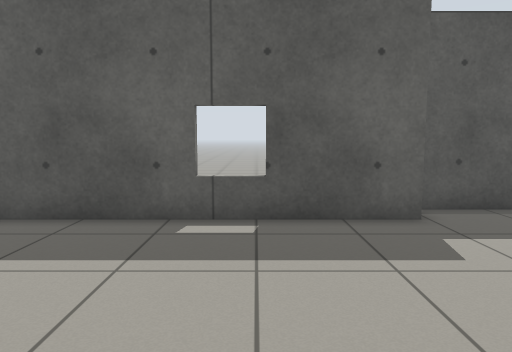
[1] (above)

24 first-person views from a walk through a Gazebo world. The camera is 0.94 m above the floor, tilts 6° down and sees 70° across. The floor is counted in squares, 0.5 m on a side. Each view is taken from the middle of a square. On the plan, view 1 faces up. The plan holds only what a view shows up to about 18 squares ahead; the rest is blank.

[2]
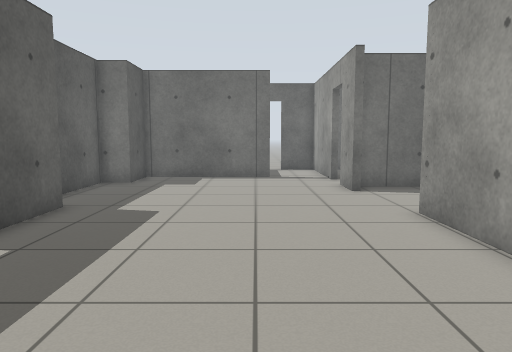

[3]
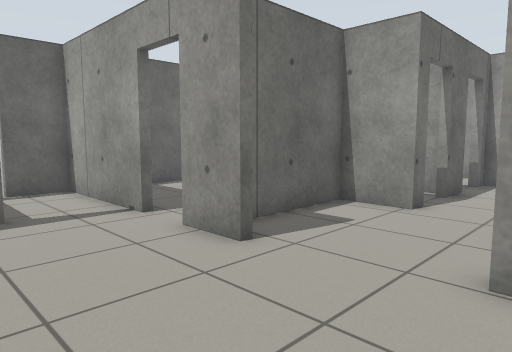

[4]
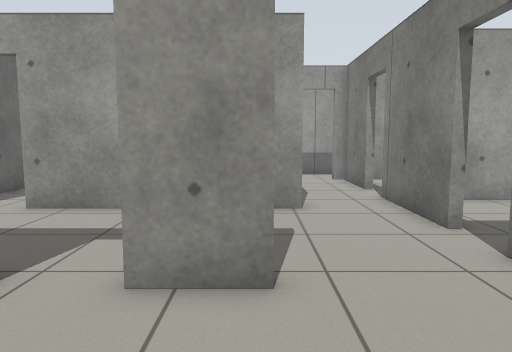

[5]
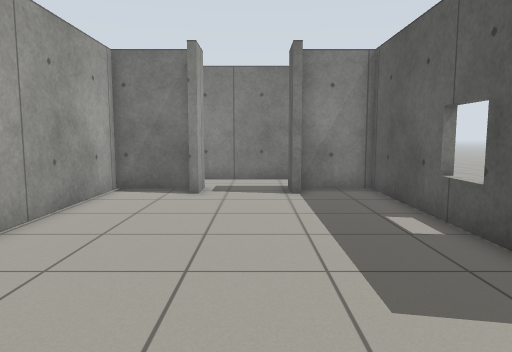

[6]
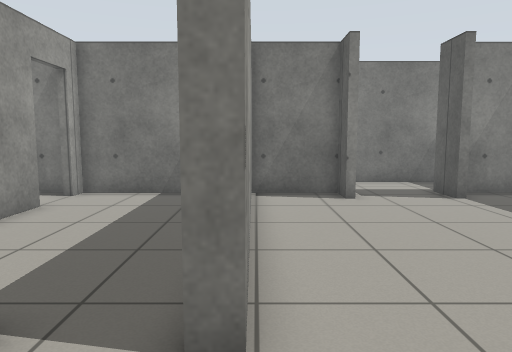

[7]
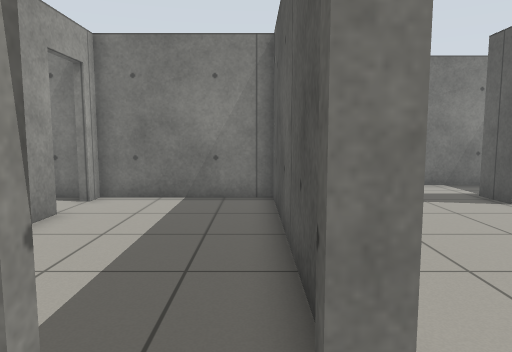

[8]
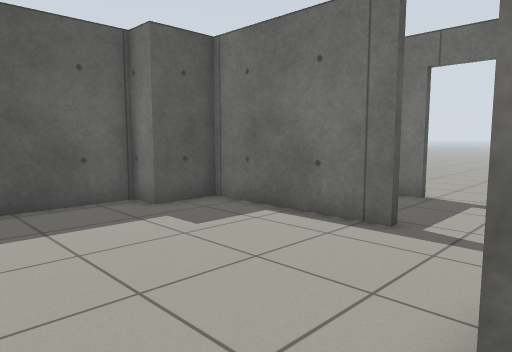

[9]
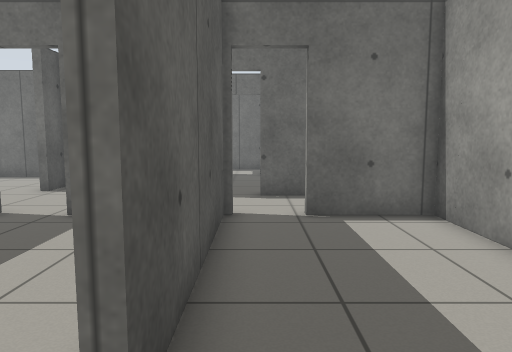

[10]
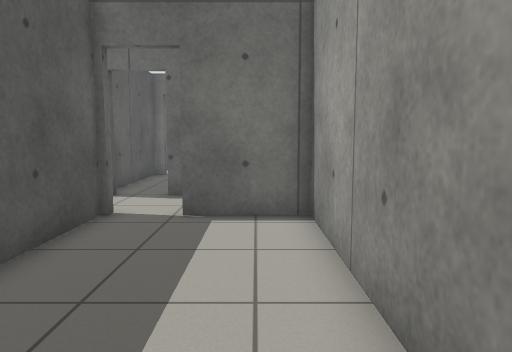

[11]
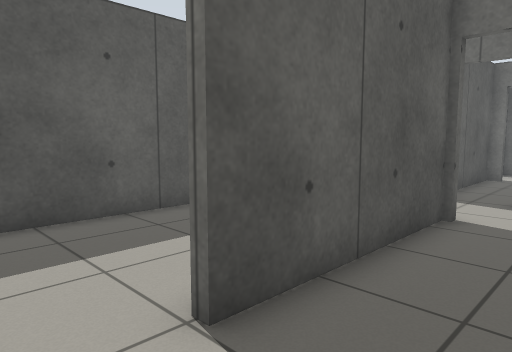

[12]
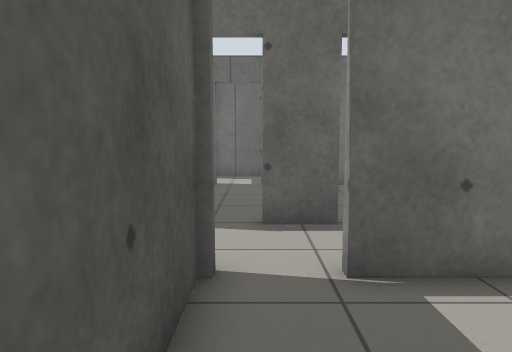

[13]
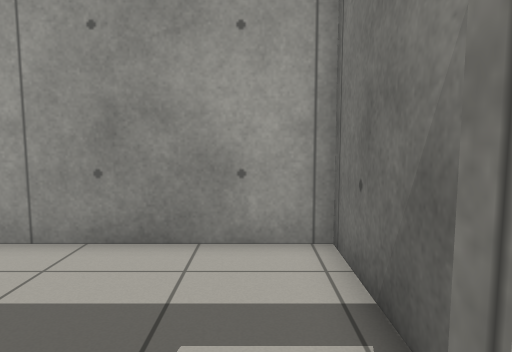

[14]
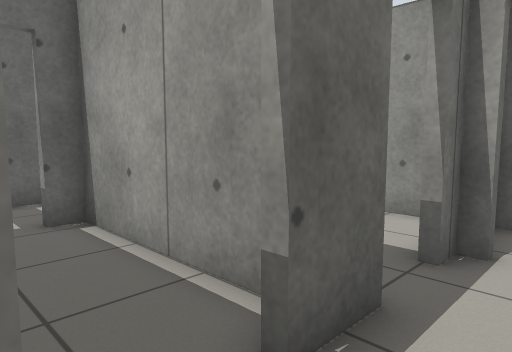

[15]
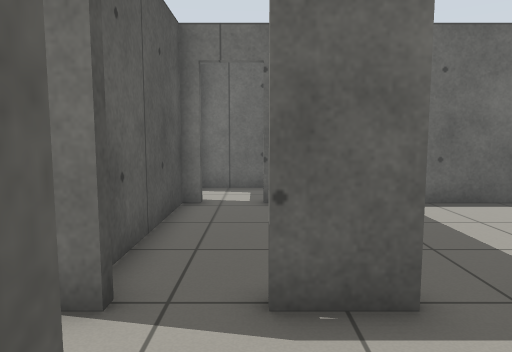

[16]
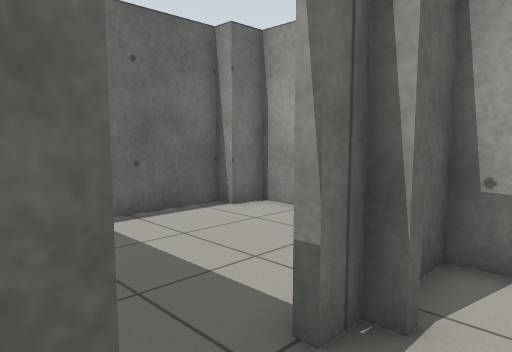

[17]
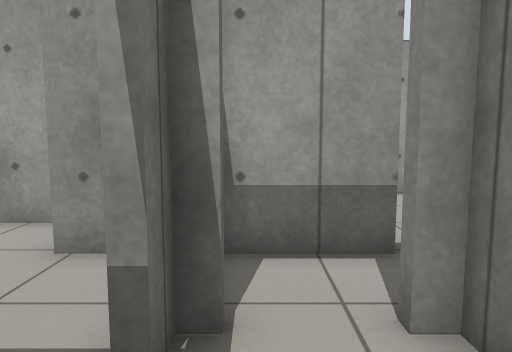

[18]
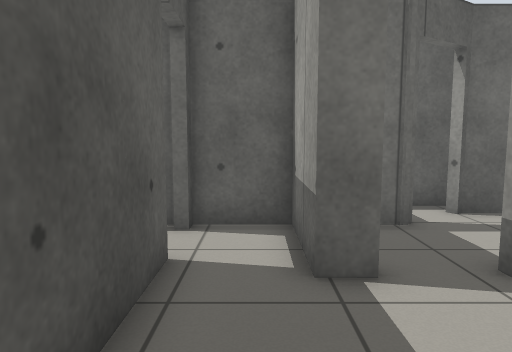

[19]
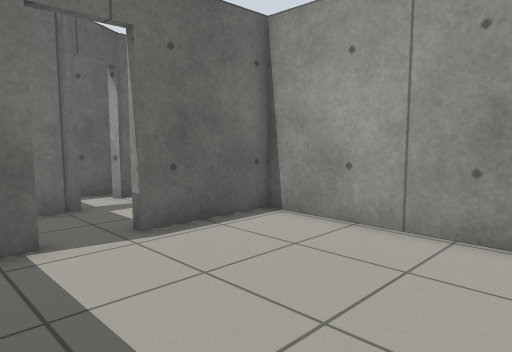

[20]
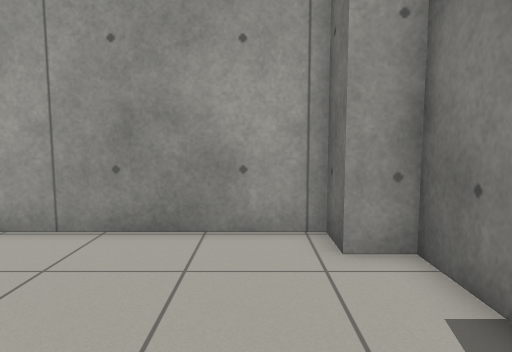

[21]
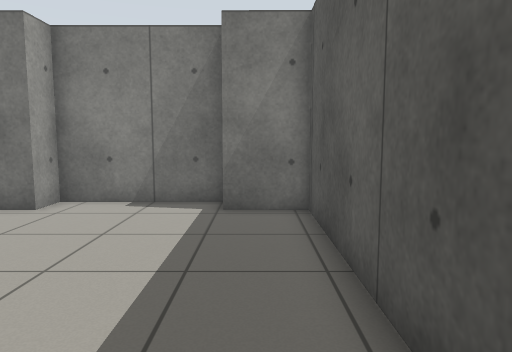

[22]
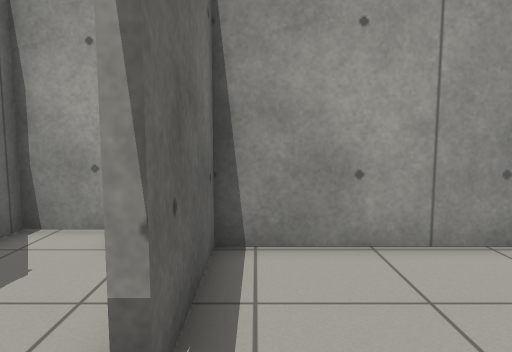

[23]
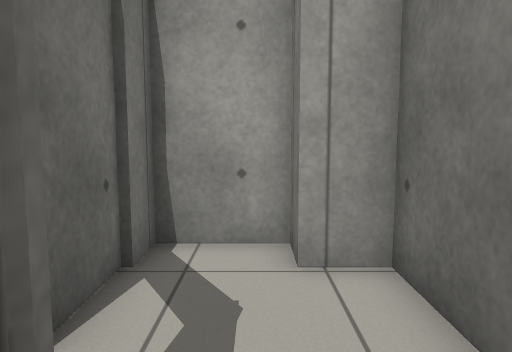

[24]
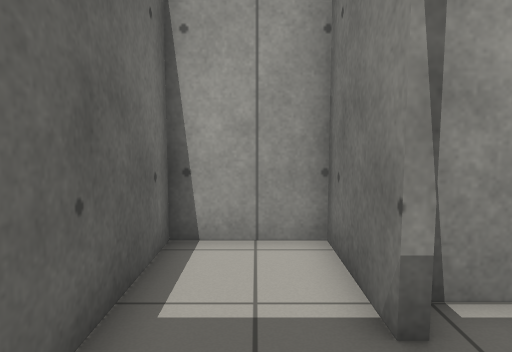

### Floor plan
Points are (right, up) in squares from view 1. A wall is a line through its corners. A room is listed if a view was taken in it or the views show most of it. See-through windows are left out.
Room 1 (views 1, 3, 4, 5, 6, 7, 8, 14, 16, 17)
walls: (6.7, -0.4) (8.7, -0.4); (3, -3.4) (3, -7.4); (8, -0.7) (6.7, -0.7); (3.9, 8.2) (-6.4, 8.2) (-6.4, 5.6); (-5.1, 1.8) (-6.4, 1.8) (-6.4, -1.2) (3, -1.1) (3, -1.6); (11.4, 2.2) (11.4, 8.2) (9.2, 8.2) (9.2, 9.4) (4.3, 9.4); (5.8, -6.4) (5.8, -5.6) (8, -5.6) (8, -1); (-5.2, 5.6) (-5.2, 5.2); (3, -9.2) (3, -12.3); (5.8, -9.9) (5.8, -8.1); (5.3, -12.3) (5.8, -12.3)
ways out: opening at (-6.5, 3.5) to room 2; open door at (3, -8.5) to room 3; open door at (3, -2.5) to room 4; open door at (4.5, -12.5) to room 5; open door at (9.5, -0.5) to room 7; open door at (6, -10.5) to room 8; open door at (6, -7.5) to room 10; opening at (11, 1.5)
Room 2 (view 2)
walls: (-6.7, 2.1) (-5.1, 2.1); (-5.2, 5.2) (-6.7, 5.2); (-9.4, 7) (-9.4, 1.6)
ways out: opening at (-6.5, 3.5) to room 1
Room 3 (views 9, 10, 11, 12, 15)
walls: (-6.4, -7.5) (-6.4, -12.3) (2.7, -12.3) (2.7, -9.2); (2.8, -7.2) (-3.9, -7.2)
ways out: open door at (3, -8.5) to room 1; open door at (-4.5, -7) to room 4
Room 4 (view 13)
walls: (-0.7, -6.9) (0.8, -6.9); (-3.9, -6.9) (-2.2, -6.9); (1.6, -1.4) (-6.4, -1.5) (-6.4, -6.9) (-5.6, -6.9)
ways out: open door at (3, -2.5) to room 1; open door at (-4.5, -7) to room 3
Room 5 (views 18, 19, 20, 21, 22)
walls: (2.7, -15.6) (2.7, -14.8) (5.8, -14.8) (5.8, -12.6) (5.3, -12.6); (-7.6, -14.9) (-7.6, -19.8) (-6.4, -19.8) (-6.4, -21.2) (2.7, -21.2) (2.7, -17.4); (3.5, -12.6) (-6.4, -12.6) (-6.4, -14.9)
ways out: open door at (4.5, -12.5) to room 1; open door at (3, -16.5) to room 6
Room 6 (view 23)
walls: (5.9, -17.5) (5.8, -17.2) (5.8, -16.4); (3, -18.6) (3, -21.2) (4.4, -21.2) (4.4, -22.4) (6.8, -22.4) (6.8, -21.1); (7, -21.3) (7, -19.1)
ways out: open door at (3, -16.5) to room 5; open door at (6.7, -18.3)
Room 7 (view 24)
walls: (10.5, -5.6) (13.1, -5.6); (15.6, -5) (15.6, -3.5)
ways out: open door at (9.5, -0.5) to room 1; open door at (13.3, -6.7) to room 9
Room 8 (no view inside)
walls: (6.9, -14.8) (8.4, -14.8); (9.5, -17) (11.7, -17) (11.7, -15.8); (12.4, -15.8) (12.4, -11.3)
ways out: open door at (6, -10.5) to room 1
Room 9 (no view inside)
walls: (12.7, -8.1) (12.7, -11.6) (15.6, -11.6) (15.6, -5.9)
ways out: open door at (13.3, -6.7) to room 7
Room 10 (no view inside)
walls: (6.3, -9) (12.4, -9) (12.4, -8.1); (12.4, -5.9) (7.1, -5.9)
ways out: open door at (6, -7.5) to room 1

Where each view was taken, in squares from view 1:
view 1: 0 up, 0 right, facing up
view 2: 3 up, 6 left, facing right
view 3: 4 up, 2 right, facing down-right
view 4: 4 up, 7 right, facing down
view 5: 4 up, 7 right, facing left
view 6: 1 down, 6 right, facing left
view 7: 2 down, 5 right, facing left
view 8: 1 down, 4 right, facing up-right
view 9: 8 down, 6 left, facing right
view 10: 11 down, 6 left, facing right
view 11: 10 down, 6 left, facing up-right
view 12: 8 down, 2 left, facing right
view 13: 6 down, 5 left, facing down
view 14: 6 down, 4 right, facing down-right
view 15: 8 down, 2 right, facing right
view 16: 9 down, 4 right, facing down-right
view 17: 9 down, 5 right, facing down
view 18: 14 down, 2 left, facing right
view 19: 14 down, 4 left, facing down-right
view 20: 14 down, 5 left, facing down
view 21: 14 down, 3 right, facing left
view 22: 15 down, 2 right, facing down
view 23: 16 down, 5 right, facing down
view 24: 5 down, 14 right, facing down
